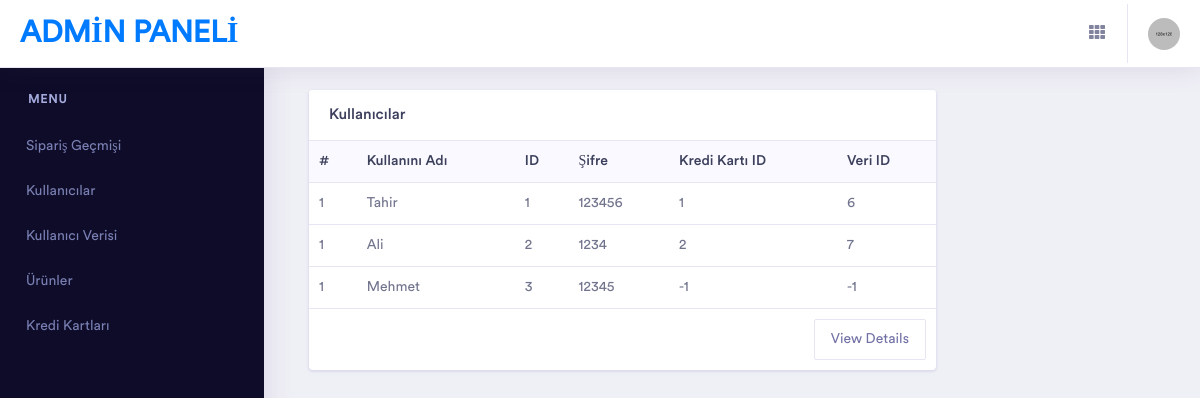
/admin/users.php, run on the app's committed database.
### tables this page shows
CREATE TABLE `user` (
  `id` int(11) NOT NULL,
  `username` varchar(30) NOT NULL,
  `password` varchar(12) NOT NULL,
  `credit_id` int(11) NOT NULL,
  `data_id` int(11) NOT NULL
);

### admin/users.php (the view, shortened to what this page needs)
<!doctype html>
<html lang="tr">
<head>
    <link rel="stylesheet" href="assets/vendor/bootstrap/css/bootstrap.min.css">
    <link href="assets/vendor/fonts/circular-std/style.css" rel="stylesheet">
    <link rel="stylesheet" href="assets/libs/css/style.css">
    <link rel="stylesheet" href="assets/vendor/fonts/fontawesome/css/fontawesome-all.css">
    <link rel="stylesheet" href="assets/vendor/charts/chartist-bundle/chartist.css">
    <link rel="stylesheet" href="assets/vendor/charts/morris-bundle/morris.css">
    <link rel="stylesheet" href="assets/vendor/fonts/material-design-iconic-font/css/materialdesignicons.min.css">
    <link rel="stylesheet" href="assets/vendor/charts/c3charts/c3.css">
    <link rel="stylesheet" href="assets/vendor/fonts/flag-icon-css/flag-icon.min.css">
</head>
<body>
    <div class="dashboard-main-wrapper">
        <?php
        include("header.php");
        ?>
        <div class="nav-left-sidebar sidebar-dark">
            <div class="menu-list">
                <nav class="navbar navbar-expand-lg navbar-light">
                    <div class="collapse navbar-collapse" id="navbarNav">
                        <ul class="navbar-nav flex-column">
                            <li class="nav-divider">
                                Menu
                            </li>
                            <li class="nav-item">
                                <a class="nav-link" href="orders.php">Sipariş Geçmişi</a>
                            </li>
                            <li class="nav-item">
                                <a class="nav-link" href="users.php">Kullanıcılar</a>
                            </li>
                            <li class="nav-item">
                                <a class="nav-link" href="user_datas.php">Kullanıcı Verisi</a>
                            </li>
                            <li class="nav-item">
                                <a class="nav-link" href="products.php">Ürünler</a>
                            </li>
                            <li class="nav-item">
                                <a class="nav-link" href="creditcards.php">Kredi Kartları</a>
                            </li>
                        </ul>
                    </div>
                </nav>
            </div>
        </div>
        <div class="dashboard-wrapper">
            <div class="dashboard-ecommerce">
                <div class="container-fluid dashboard-content ">
                    <div class="col-xl-9 col-lg-12 col-md-6 col-sm-12 col-12">
                        <div class="card">
                            <h5 class="card-header">Kullanıcılar</h5>
                            <div class="card-body p-0">
                                <div class="table-responsive">
                                    <table class="table">
                                        <thead class="bg-light">
                                            <tr class="border-0">
                                                <th class="border-0">#</th>
                                                <th class="border-0">Kullanını Adı</th>
                                                <th class="border-0">ID</th>
                                                <th class="border-0">Şifre</th>
                                                <th class="border-0">Kredi Kartı ID</th>
                                                <th class="border-0">Veri ID</th>
                                            </tr>
                                        </thead>
                                        <tbody>
                                            <?php
                                            $connection = mysqli_connect("localhost", "root", "", "p_database");
                                            mysqli_select_db($connection, 'p_database');
                                            $query1 = mysqli_query($connection, "SELECT * from user");
                                            $counter = 1;
                                            while ($str = mysqli_fetch_assoc($query1)) {
                                                $user_id = $str["id"];
                                                $user_name = $str["username"];
                                                $user_password = $str["password"];
                                                $credit_id = $str["credit_id"];
                                                $data_id = $str["data_id"];
                                            ?>
                                                <tr>
                                                    <td><?php echo $counter; ?></td>
                                                    <td><?php echo $user_name; ?></td>
                                                    <td><?php echo $user_id; ?> </td>
                                                    <td><?php echo $user_password; ?></td>
                                                    <td><?php echo $credit_id; ?></td>
                                                    <td><?php echo $data_id; ?></td>
                                                </tr>
                                            <?php
                                            }
                                            ?>
                                            <tr>
                                                <td colspan="9"><a href="#" class="btn btn-outline-light float-right">View Details</a></td>
                                            </tr>
                                        </tbody>
                                    </table>
                                </div>
                            </div>
                        </div>
                    </div>
                </div>
            </div>
</body>
</html>

### data on the page
user: username "Tahir", id "1", password "123456", credit "1", data "6"
user: username "Ali", id "2", password "1234", credit "2", data "7"
user: username "Mehmet", id "3", password "12345", credit "-1", data "-1"
